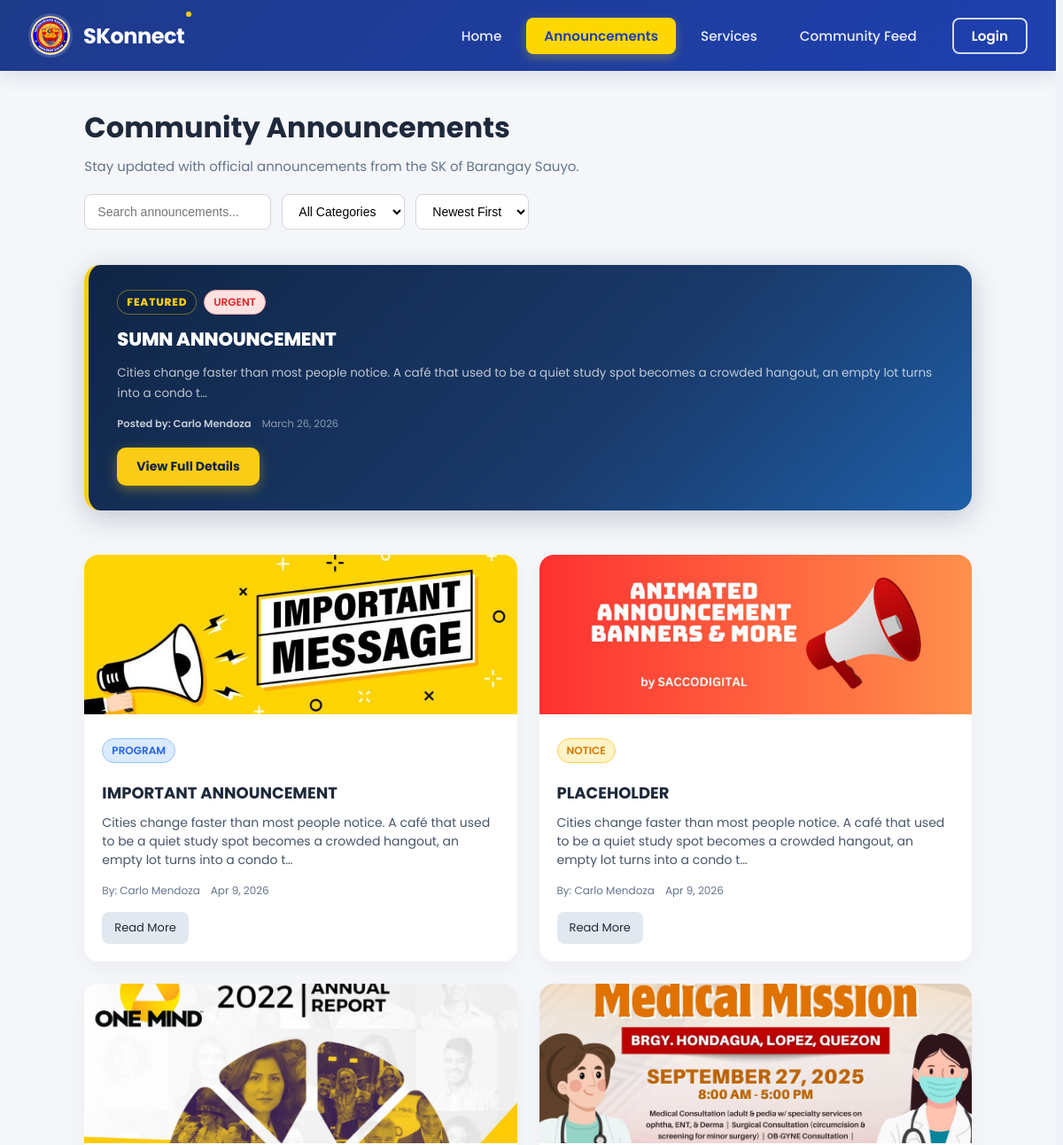
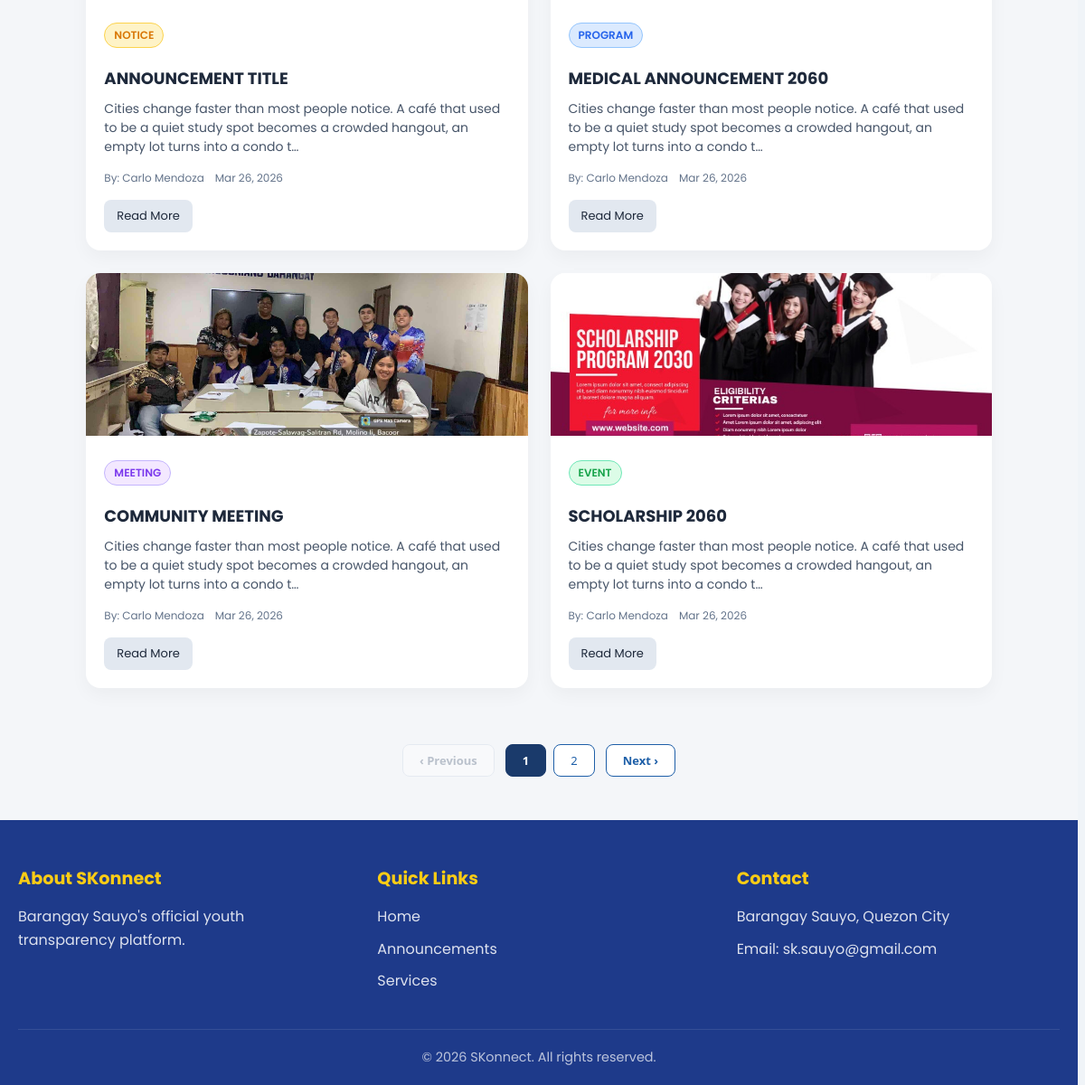
Screenshot of /views/public/announcements.php with the database file from the repository (2 pictures, top to bottom).
### tables this page shows
CREATE TABLE `announcements` (
  `id` int(11) NOT NULL,
  `title` varchar(255) NOT NULL,
  `content` text NOT NULL,
  `category` enum('event','program','notice','meeting','urgent') NOT NULL,
  `featured` tinyint(1) DEFAULT 0,
  `featured_at` timestamp NULL DEFAULT NULL,
  `banner_img` varchar(500) DEFAULT NULL,
  `author_id` int(11) NOT NULL,
  `published_at` timestamp NOT NULL DEFAULT current_timestamp(),
  `updated_at` timestamp NOT NULL DEFAULT current_timestamp() ON UPDATE current_timestamp(),
  `expired_at` date DEFAULT NULL,
  `status` enum('active','draft','archived') NOT NULL DEFAULT 'active',
  `archived_at` timestamp NULL DEFAULT NULL
);

### backend/models/AnnouncementModel.php (called while the page is built, shortened)
<?php
require_once __DIR__ . '/../config/database.php';
class AnnouncementModel {
    private $conn;
    public function __construct() {
        $db = new Database();
        $this->conn = $db->getConnection();
    }
    public function getActive(array $filters = []): array {
        $where  = ["a.status = 'active'"];
        $params = [];
        $where[] = "(a.expired_at IS NULL OR a.expired_at >= CURDATE())";
        $sort = match($filters['sort'] ?? 'newest') {
            'oldest' => 'a.published_at ASC',
            default  => 'a.published_at DESC',
        };
        $whereClause = 'WHERE ' . implode(' AND ', $where);
        $sql = "SELECT a.*, CONCAT(u.first_name, ' ', u.last_name) AS author_name
                FROM announcements a
                JOIN users u ON u.id = a.author_id
                {$whereClause}
                ORDER BY {$sort}";
        $stmt = $this->conn->prepare($sql);
        $stmt->execute($params);
        return $stmt->fetchAll(PDO::FETCH_ASSOC);
    }
    public function getFeatured(): array|false {
        $stmt = $this->conn->prepare(
            "SELECT a.*, CONCAT(u.first_name, ' ', u.last_name) AS author_name
             FROM announcements a
             JOIN users u ON u.id = a.author_id
             WHERE a.featured = 1 AND a.status = 'active'
               AND (a.expired_at IS NULL OR a.expired_at >= CURDATE())
             ORDER BY a.featured_at DESC
             LIMIT 1"
        );
        $stmt->execute();
        return $stmt->fetch(PDO::FETCH_ASSOC);
    }
}
?>

### backend/config/database.php (called while the page is built, shortened)
<?php
class Database {
    private $host = "localhost";
    private $db_name = "skonnect";
    private $username = "root";
    private $password = "";
    public function getConnection() {
        $this->conn = null;
        try {
            $this->conn = new PDO(
                "mysql:host=" . $this->host . ";dbname=" . $this->db_name,
                $this->username,
                $this->password
            );
            $this->conn->setAttribute(PDO::ATTR_ERRMODE, PDO::ERRMODE_EXCEPTION);
            $this->conn->exec("set names utf8");
        } catch(PDOException $exception) {
            header('Content-Type: application/json');
            echo json_encode([
                "status" => "error",
                "message" => "Database connection failed: " . $exception->getMessage()
            ]);
            exit;
        }
        return $this->conn;
    }
}
?>

### views/public/announcements.php (the view, shortened to what this page needs)
<!DOCTYPE html>
<html lang="en">
<head>
    <link rel="stylesheet" href="../../styles/global.css">
    <link rel="stylesheet" href="../../styles/public/announcements.css">
    <link rel="stylesheet" href="../../styles/public/header.css">
    <link rel="stylesheet" href="../../styles/public/footer.css">
</head>
<body>
<?php
require_once __DIR__ . '/../../backend/models/AnnouncementModel.php';
$annModel = new AnnouncementModel();
$annModel->archiveExpired();
$featured = $annModel->getFeatured();
$annList  = $annModel->getActive();
?>
<?php include __DIR__ . '/../../components/public/navbar.php'; ?>
<main class="announcements-page">
    <section class="announcements-header">
        <div class="header-text">
            <h1>Community Announcements</h1>
            <p>Stay updated with official announcements from the SK of Barangay Sauyo.</p>
        </div>
        <div class="header-controls">
            <input type="text" id="pub-search" placeholder="Search announcements..." class="search-input">
            <select id="pub-category" class="filter-category">
                <option value="all">All Categories</option>
            </select>
            <select id="pub-sort" class="sort-order">
                <option value="newest">Newest First</option>
            </select>
        </div>
    </section>
    <?php if ($featured): ?>
    <section class="featured-section">
        <article class="featured-announcement">
            <div class="featured-badges">
                <span class="badge featured-badge">FEATURED</span>
                <span class="badge <?= htmlspecialchars($featured['category']) ?>">
                    <?= ucfirst(htmlspecialchars($featured['category'])) ?>
                </span>
            </div>
            <h2><?= htmlspecialchars($featured['title']) ?></h2>
            <p><?= htmlspecialchars(mb_substr(strip_tags($featured['content']), 0, 150)) ?>…</p>
            <div class="meta">
                <span>Posted by: <?= htmlspecialchars($featured['author_name']) ?></span>
                <time datetime="<?= date('Y-m-d', strtotime($featured['published_at'])) ?>">
                    <?= date('F j, Y', strtotime($featured['published_at'])) ?>
                </time>
            </div>
            <a href="announcement_view.php?id=<?= (int)$featured['id'] ?>" class="btn-primary">View Full Details</a>
        </article>
    </section>
    <?php endif; ?>
    <section class="announcements-list">
        <div class="announcements-grid" id="pub-grid">
            <?php if (empty($annList)): ?>
            <p class="no-results-msg" style="grid-column:1/-1;padding:2rem;text-align:center;color:#64748b;">
                No announcements available at this time.
            </p>
            <?php else: ?>
            <?php foreach ($annList as $ann): ?>
            <article class="announcement-card"
                     data-category="<?= htmlspecialchars($ann['category']) ?>"
                     data-title="<?= htmlspecialchars(strtolower($ann['title'])) ?>"
                     data-date="<?= htmlspecialchars($ann['published_at']) ?>">
                <div class="card-image">
                    <?php if ($ann['banner_img']): ?>
                        <img src="<?= htmlspecialchars($ann['banner_img']) ?>" alt="<?= htmlspecialchars($ann['title']) ?>">
                    <?php else: ?>
                        <div class="card-image-placeholder"></div>
                    <?php endif; ?>
                </div>
                <div class="card-content">
                    <div class="card-badges">
                        <span class="badge <?= htmlspecialchars($ann['category']) ?>">
                            <?= ucfirst(htmlspecialchars($ann['category'])) ?>
                        </span>
                    </div>
                    <h3><?= htmlspecialchars($ann['title']) ?></h3>
                    <p class="excerpt">
                        <?= htmlspecialchars(mb_substr(strip_tags($ann['content']), 0, 150)) ?>…
                    </p>
                    <div class="card-meta">
                        <span>By: <?= htmlspecialchars($ann['author_name']) ?></span>
                        <time datetime="<?= date('Y-m-d', strtotime($ann['published_at'])) ?>">
                            <?= date('M j, Y', strtotime($ann['published_at'])) ?>
                        </time>
                    </div>
                    <div class="card-actions">
                        <a href="announcement_view.php?id=<?= (int)$ann['id'] ?>" class="btn-secondary">Read More</a>
                    </div>
                </div>
            </article>
            <?php endforeach; ?>
            <?php endif; ?>
        </div>
    </section>
    <section class="pagination">
        <button class="page-btn" id="pub-prev" disabled>&#8249; Previous</button>
        <div id="pub-page-numbers" style="display:flex;gap:.5rem;align-items:center;"></div>
        <button class="page-btn" id="pub-next">Next &#8250;</button>
    </section>
</main>
<?php include __DIR__ . '/../../components/public/footer.php'; ?>
</body>
</html>

### styles/global.css (style rules this page uses)
:root { --primary-blue: #1e3a8a; --secondary-blue: #2563eb; --accent-yellow: #facc15; --text-dark: #1f2937; --text-light: #6b7280; --bg-light: #f8f9fa; --white: #ffffff; --border-color: #e5e7eb; --bg: #f0f3f8; --surface: #ffffff; --surface-2: #f8fafc; --border: #e2e8f0; --text-primary: #0f172a; --text-secondary: #475569; --text-muted: #94a3b8; --accent: #2563eb; --accent-hover: #1d4ed8; --shadow-sm: 0 1px 3px rgba(0, 0, 0, 0.06), 0 1px 2px rgba(0, 0, 0, 0.04); --shadow-md: 0 4px 12px rgba(0, 0, 0, 0.07), 0 2px 6px rgba(0, 0, 0, 0.04); --shadow-lg: 0 10px 28px rgba(0, 0, 0, 0.08), 0 4px 10px rgba(0, 0, 0, 0.04); --radius-sm: 8px; --radius-md: 14px; --radius-lg: 20px; --font-display: "DM Serif Display", Georgia, serif; --font-body: "DM Sans", Arial, sans-serif; --navy: #0f2545; --navy-mid: #1a3a6b; --blue: #1e5fa8; --blue-light: #2e7dd1; --gold: #c8922a; --gold-light: #e8b94a; --bg: #f0f4f8; --surface: #ffffff; --border: #d1dae6; --text-head: #0f2545; --text-body: #334155; --text-muted: #64748b; --red: #c0392b; --green: #1a7a4a; --radius: 10px; --shadow: 0 2px 12px rgba(15, 37, 69, 0.08); --shadow-md: 0 4px 24px rgba(15, 37, 69, 0.12); }
*, *::before, *::after { box-sizing: border-box; margin: 0; padding: 0; }
html { scroll-behavior: smooth; font-family: "Poppins", sans-serif; overflow-y: scroll; scrollbar-gutter: stable; }
body { background: var(--bg); color: var(--text-body); font-family: "Poppins", sans-serif; }
.announcements-grid { display: grid; grid-template-columns: repeat(auto-fill, minmax(300px, 1fr)); gap: 20px; }
.page-btn { padding: 8px 18px; font-size: 13px; font-weight: 600; font-family: "Segoe UI", Tahoma, Geneva, Verdana, sans-serif; color: var(--blue); background: var(--surface); border: 1.5px solid var(--blue); border-radius: 8px; cursor: pointer; transition: background 0.15s, color 0.15s; }
.page-btn:disabled { opacity: 0.4; cursor: not-allowed; border-color: var(--border); color: var(--text-muted); }

### rows the page displays
announcements: category "URGENT", title "SUMN ANNOUNCEMENT", content "Cities change faster than most people notice. A café that used to be a quiet study spot becomes a crowded hangout, an empty lot turns into a condo t", published_at "March 26, 2026"
announcements: banner_img (picture), category "PROGRAM", title "IMPORTANT ANNOUNCEMENT", content "Cities change faster than most people notice. A café that used to be a quiet study spot becomes a crowded hangout, an empty lot turns into a condo t", author_name "Carlo Mendoza", published_at "Apr 9, 2026"
announcements: banner_img (picture), category "NOTICE", title "PLACEHOLDER", content "Cities change faster than most people notice. A café that used to be a quiet study spot becomes a crowded hangout, an empty lot turns into a condo t", author_name "Carlo Mendoza", published_at "Apr 9, 2026"
announcements: banner_img (picture), category "NOTICE", title "ANNOUNCEMENT TITLE", content "Cities change faster than most people notice. A café that used to be a quiet study spot becomes a crowded hangout, an empty lot turns into a condo t", author_name "Carlo Mendoza", published_at "Mar 26, 2026"
announcements: banner_img (picture), category "PROGRAM", title "MEDICAL ANNOUNCEMENT 2060", content "Cities change faster than most people notice. A café that used to be a quiet study spot becomes a crowded hangout, an empty lot turns into a condo t", author_name "Carlo Mendoza", published_at "Mar 26, 2026"
announcements: banner_img (picture), category "MEETING", title "COMMUNITY MEETING", content "Cities change faster than most people notice. A café that used to be a quiet study spot becomes a crowded hangout, an empty lot turns into a condo t", author_name "Carlo Mendoza", published_at "Mar 26, 2026"
announcements: banner_img (picture), category "EVENT", title "SCHOLARSHIP 2060", content "Cities change faster than most people notice. A café that used to be a quiet study spot becomes a crowded hangout, an empty lot turns into a condo t", author_name "Carlo Mendoza", published_at "Mar 26, 2026"

### other values shown
$label "Home Announcements Services Community Feed Login"
$featured['author_name'] "Carlo Mendoza"
